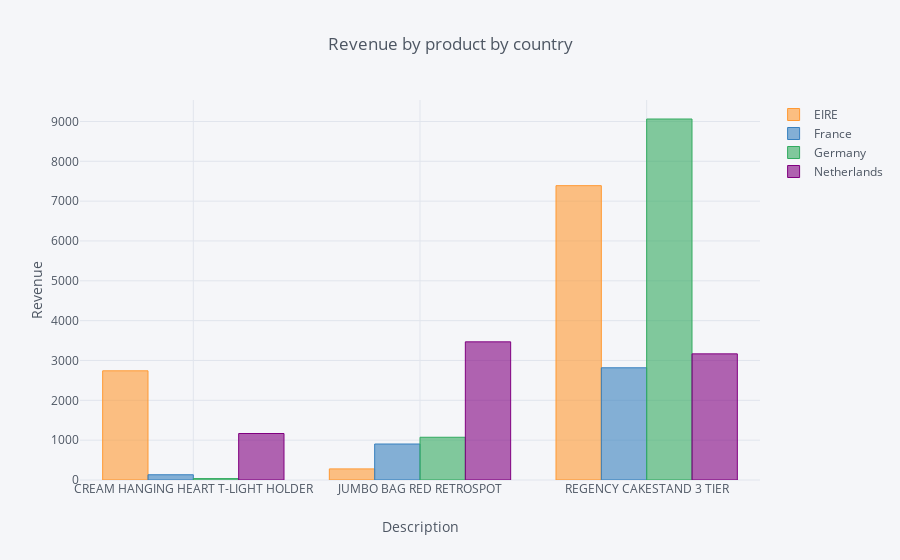

Here is the notebook cell this chart was saved with:
### Code cell
data_bar_side = data[(data['Country'].isin(country_list))&(data['Description'].isin(product_list))]
data_bar_side = data_bar_side.pivot_table(values='Revenue', columns='Country', 
                         index='Description', aggfunc='sum')

data_bar_side.reset_index(inplace=True)
data_bar_side
data_bar_side.iplot(kind='bar', x='Description', xTitle='Description', 
           yTitle='Revenue', title='Revenue by product by country')

### Figure 1 — Plotly figure (JSON) as saved in the notebook; plotly's stock layout.template omitted (floating-point values rounded to 4 significant figures)
{"data": [{"marker": {"color": "rgba(255, 153, 51, 0.6)", "line": {"color": "rgba(255, 153, 51, 1.0)", "width": 1}}, "name": "EIRE", "orientation": "v", "text": "", "type": "bar", "uid": "1852a661-dfd3-4ecc-a327-1ef1cbcd7ae5", "x": ["CREAM HANGING HEART T-LIGHT HOLDER", "JUMBO BAG RED RETROSPOT", "REGENCY CAKESTAND 3 TIER"], "y": [2741.0, 278.7, 7389.0]}, {"marker": {"color": "rgba(55, 128, 191, 0.6)", "line": {"color": "rgba(55, 128, 191, 1.0)", "width": 1}}, "name": "France", "orientation": "v", "text": "", "type": "bar", "uid": "0c268aa3-0029-4ba0-9119-bdd0639077bc", "x": ["CREAM HANGING HEART T-LIGHT HOLDER", "JUMBO BAG RED RETROSPOT", "REGENCY CAKESTAND 3 TIER"], "y": [131.8, 903.4, 2817.0]}, {"marker": {"color": "rgba(50, 171, 96, 0.6)", "line": {"color": "rgba(50, 171, 96, 1.0)", "width": 1}}, "name": "Germany", "orientation": "v", "text": "", "type": "bar", "uid": "821fe9aa-9eea-45e1-95bf-170df5e1f818", "x": ["CREAM HANGING HEART T-LIGHT HOLDER", "JUMBO BAG RED RETROSPOT", "REGENCY CAKESTAND 3 TIER"], "y": [35.4, 1073.0, 9062.0]}, {"marker": {"color": "rgba(128, 0, 128, 0.6)", "line": {"color": "rgba(128, 0, 128, 1.0)", "width": 1}}, "name": "Netherlands", "orientation": "v", "text": "", "type": "bar", "uid": "476022b5-3409-4305-a62a-279913fa9006", "x": ["CREAM HANGING HEART T-LIGHT HOLDER", "JUMBO BAG RED RETROSPOT", "REGENCY CAKESTAND 3 TIER"], "y": [1167, 3468, 3166.0]}], "layout": {"legend": {"bgcolor": "#F5F6F9", "font": {"color": "#4D5663"}}, "paper_bgcolor": "#F5F6F9", "plot_bgcolor": "#F5F6F9", "title": {"font": {"color": "#4D5663"}, "text": "Revenue by product by country"}, "xaxis": {"gridcolor": "#E1E5ED", "showgrid": true, "tickfont": {"color": "#4D5663"}, "title": {"font": {"color": "#4D5663"}, "text": "Description"}, "zerolinecolor": "#E1E5ED"}, "yaxis": {"gridcolor": "#E1E5ED", "showgrid": true, "tickfont": {"color": "#4D5663"}, "title": {"font": {"color": "#4D5663"}, "text": "Revenue"}, "zerolinecolor": "#E1E5ED"}}}
